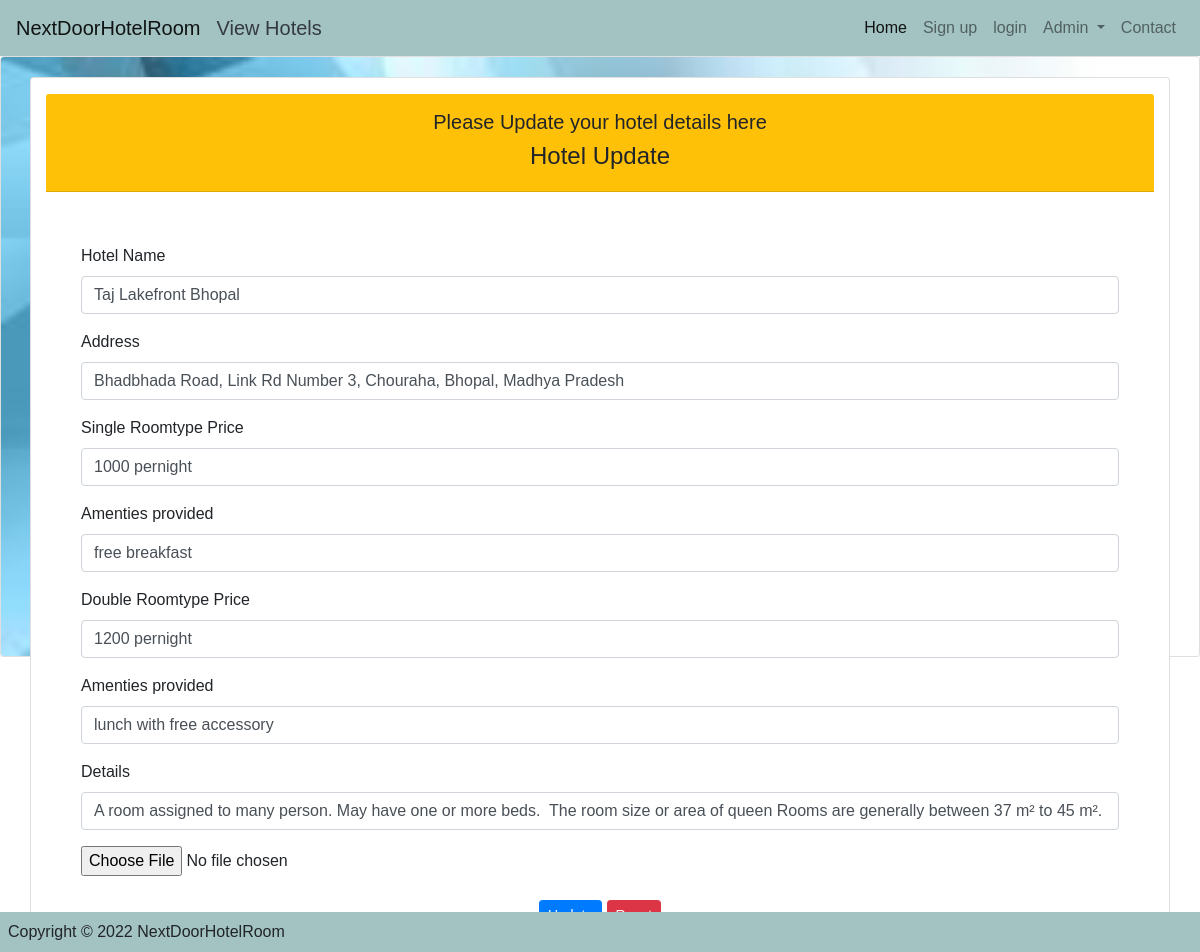
Screenshot of /pooja/hotel_update.php?id=1 (signed in) with the database file from the repository.
### tables this page shows
CREATE TABLE `hotel_name_table` (
  `Hotel_Id` int(255) NOT NULL,
  `Hotel_name` varchar(255) NOT NULL,
  `Location` varchar(255) NOT NULL,
  `RoomS` varchar(255) NOT NULL,
  `AmenitiesS` varchar(255) NOT NULL,
  `RoomD` varchar(255) NOT NULL,
  `AmenitiesD` varchar(255) NOT NULL,
  `H_Details` varchar(255) NOT NULL,
  `timestam` datetime NOT NULL DEFAULT current_timestamp(),
  `image` varchar(60) NOT NULL
);

### pooja/hotel_update.php (the view, shortened to what this page needs)
<?php  $pageName = 'hotel update';
  include 'partials/nav.php';
  include 'partials/head.php';
   ?>
   <?php
    include 'partials/footer.php';
    ?>
    <?php
    include ('config/conn.php');
    $id = $_GET['id'];
    $query = "SELECT * FROM hotel_name_table WHERE Hotel_Id = '$id' ";
    $res = mysqli_query($con, $query);
    $row = mysqli_fetch_assoc($res);
?>
<div class="card">
  <div class="card-img-overlay">
  <div class="card container pt-3">
    <div class="card-header text-center bg-warning container pt-3">
    <h5><?php
    echo "Please Update your hotel details here";
    ?></h5>
      <h4>Hotel Update </h4>
    </div>
    <div class="card-body">
    <form action="process/hotel_update_process.php" method="post" enctype="multipart/form-data" class="container pt-3">
        <div class="form-group">
          <label for="hname">Hotel Name</label>
          <input type="text" class="form-control" name="hname" value="<?= $row['Hotel_name'] ?>" id="name" aria-describedby="helpId" placeholder="Enter Hotel Name">
        </div>
        <div class="form-group">
          <label for="Address">Address</label>
          <input type="text" class="form-control" name="address"  value="<?= $row['Location'] ?>" id="name" aria-describedby="helpId" placeholder="Enter Address">
        </div>
        <div class="form-group">
          <label for="rooms"> Single Roomtype Price</label>
          <input type="text" class="form-control" name="roomS" value="<?= $row['RoomS'] ?>" id="name" aria-describedby="helpId" placeholder="Enter your room price">
        </div>
        <div class="form-group">
          <label for="amenty">Amenties provided</label>
          <input type="text" class="form-control" name="AmenitiesS" value="<?= $row['AmenitiesS'] ?>"  id="name" aria-describedby="helpId" placeholder="Enter Amenities ">
        </div>
        <div class="form-group">
          <label for="room"> Double Roomtype Price </label>
          <input type="text" class="form-control" name="roomD" value="<?= $row['RoomD'] ?>" id="name"  aria-describedby="helpId" placeholder="Enter your room price">
        </div>
        <div class="form-group">
          <label for="amenty">Amenties provided</label>
          <input type="text" class="form-control" name="AmenitiesD" value="<?= $row['AmenitiesD'] ?>"  id="name" aria-describedby="helpId" placeholder="Enter Amenities">
        </div>
        <div class="form-group">
          <label for="details">Details</label>
          <input type="text" class="form-control" name="details" value="<?= $row['H_Details'] ?>" id="name" aria-describedby="helpId" placeholder="Enter details">
        </div>
        <input type="file" name="image" id = "image" accept=".jpg, .jpeg, .png" value="<?= $row['image'] ?>">
        <div class="text-center mt-4">
          <button class="btn btn-sm btn-primary" type="submit">Update</button>
          <button class="btn btn-sm btn-danger" type="reset">Reset</button>
        </div>
      </form>
    </div>
  </div>
</div>
</div>
</body>
</html>

### pooja/css/style.css (style rules this page uses)
* { margin: 0; padding: 0; box-sizing: border-box; font-family: "arial"; }
body { margin-bottom: 100px; }

### rows the page displays
hotel_name_table: hname "Taj Lakefront Bhopal", address "Bhadbhada Road, Link Rd Number 3, Chouraha, Bhopal, Madhya Pradesh", roomS "1000 pernight", AmenitiesS "free breakfast", roomD "1200 pernight", AmenitiesD "lunch with free accessory", details "A room assigned to many person. May have one or more beds. The room size or area of queen Rooms are generally between 37 m² to 45 m²."
